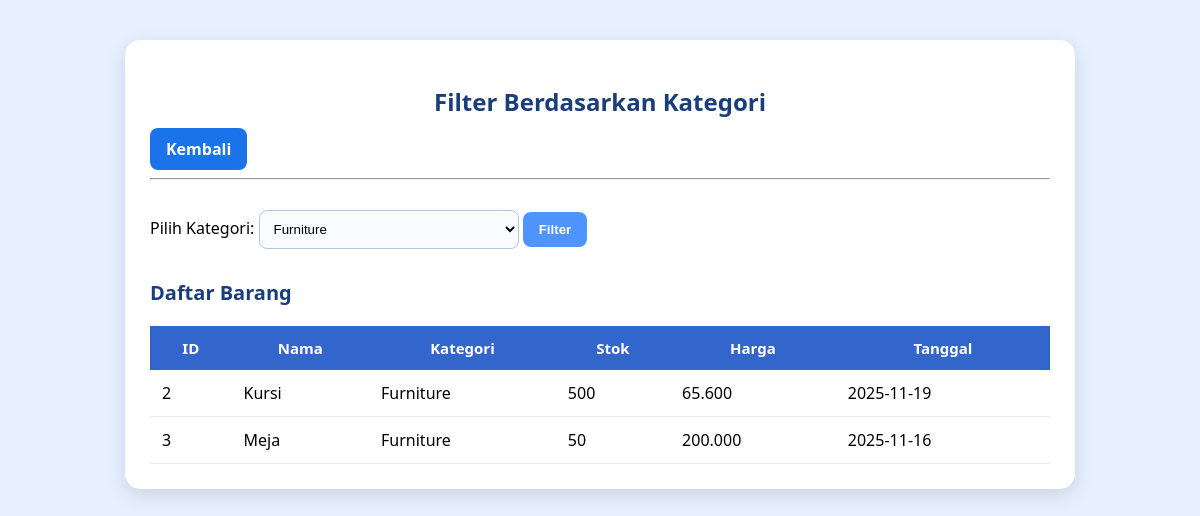
The app's page /kategori.php?kategori=Furniture with its own data.
### tables this page shows
CREATE TABLE `barang` (
  `id_barang` int(11) NOT NULL,
  `nama_barang` varchar(100) NOT NULL,
  `kategori_barang` varchar(100) NOT NULL,
  `jumlah_stok` int(11) DEFAULT NULL,
  `harga_barang` int(11) NOT NULL,
  `tanggal_masuk` date NOT NULL
);

### kategori.php (the view, shortened to what this page needs)
<?php
include 'config/db.php';
$kategoriQuery = mysqli_query($conn, "SELECT DISTINCT kategori_barang FROM barang ORDER BY kategori_barang ASC");
$filter = isset($_GET['kategori']) ? $_GET['kategori'] : '';
if ($filter != '') {
    $barangQuery = mysqli_query($conn, "SELECT * FROM barang WHERE kategori_barang = '$filter'");
} else {
    $barangQuery = mysqli_query($conn, "SELECT * FROM barang");
}
?>
<!DOCTYPE html>
<html>
<head>
</head>
<body>
<div class="container">
    <h2>Filter Berdasarkan Kategori</h2>
    <a href="index.php" class="btn-back">Kembali</a>
    <hr><br>
    <form method="GET">
        <label>Pilih Kategori:</label>
        <select name="kategori">
            <?php while ($k = mysqli_fetch_assoc($kategoriQuery)) { ?>
                <option value="<?= $k['kategori_barang'] ?>"
                    <?= ($filter == $k['kategori_barang']) ? 'selected' : '' ?>>
                    <?= $k['kategori_barang'] ?>
                </option>
            <?php } ?>
        </select>
        <button type="submit">Filter</button>
    </form>
    <h3 style="margin-top: 30px;">Daftar Barang</h3>
    <table>
        <tr>
            <th>ID</th>
            <th>Nama</th>
            <th>Kategori</th>
            <th>Stok</th>
            <th>Harga</th>
            <th>Tanggal</th>
        </tr>
        <?php if (mysqli_num_rows($barangQuery) > 0) { ?>
            <?php while ($row = mysqli_fetch_assoc($barangQuery)) { ?>
                <tr>
                    <td><?= $row['id_barang'] ?></td>
                    <td><?= $row['nama_barang'] ?></td>
                    <td><?= $row['kategori_barang'] ?></td>
                    <td><?= $row['jumlah_stok'] ?></td>
                    <td><?= number_format($row['harga_barang'], 0, ',', '.') ?></td>
                    <td><?= $row['tanggal_masuk'] ?></td>
                </tr>
            <?php } ?>
        <?php } else { ?>
            <tr>
                <td colspan="6" class="empty">Tidak ada barang pada kategori ini.</td>
            </tr>
        <?php } ?>
    </table>
</div>
</body>
</html>

### kategori.php (style rules this page uses)
body { font-family: 'Segoe UI', sans-serif; background: #e6f0ff; margin: 0; padding: 0; }
.container { width: 90%; max-width: 900px; margin: 40px auto; padding: 25px; background: #ffffff; border-radius: 15px; box-shadow: 0 6px 20px rgba(0,0,0,0.12); transition: 0.3s ease; }
h2 { text-align: center; color: #1a3d7c; margin-bottom: 10px; }
.btn-back { display: inline-block; background: #1a73e8; color: white; padding: 10px 16px; text-decoration: none; border-radius: 8px; font-weight: 600; transition: 0.25s; }
select { padding: 10px; width: 260px; border-radius: 8px; border: 1px solid #b5c6e0; background: #f8fbff; transition: 0.25s; }
button { padding: 10px 16px; border: none; background: #4d94ff; color: white; font-weight: 600; border-radius: 8px; cursor: pointer; transition: 0.25s; }
h3 { color: #1a3d7c; font-size: 20px; margin-top: 30px; }
table { width: 100%; border-collapse: collapse; margin-top: 15px; }
th { background: #3366cc; color: white; padding: 12px; font-size: 15px; }
td { padding: 12px; background: #fff; border-bottom: 1px solid #e2e8f5; transition: 0.2s ease; }

### records on screen
barang: id_barang "2", nama_barang "Kursi", kategori_barang "Furniture", jumlah_stok "500", harga_barang "65.600", tanggal_masuk "2025-11-19"
barang: id_barang "3", nama_barang "Meja", kategori_barang "Furniture", jumlah_stok "50", harga_barang "200.000", tanggal_masuk "2025-11-16"

### other values on screen
form field kategori "Furniture"
